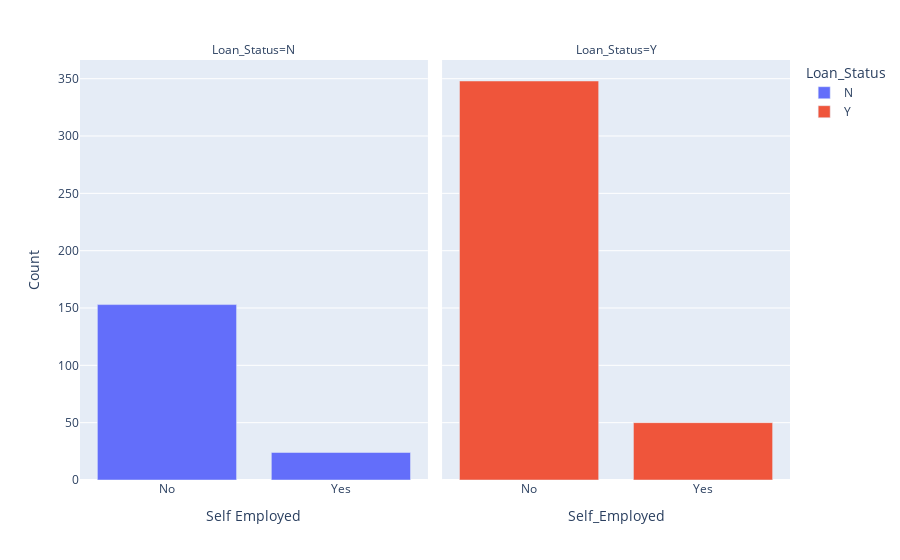

This figure's notebook cell:
### Code cell
fig = px.bar(
    data_frame=selfEmp_loan_df, 
    x='Self_Employed', 
    y='count', 
    facet_col='Loan_Status', 
    color=selfEmp_loan_df['Loan_Status']#.astype(str) 
)

fig.update_layout(xaxis_title='Self Employed', yaxis_title='Count')
fig.show()

### Figure 1 — Plotly figure (JSON) as saved in the notebook; plotly's stock layout.template omitted (floating-point values rounded to 4 significant figures)
{"data": [{"alignmentgroup": "True", "hovertemplate": "Loan_Status=N<br>Self_Employed=%{x}<br>count=%{y}<extra></extra>", "legendgroup": "N", "marker": {"color": "#636efa", "pattern": {"shape": ""}}, "name": "N", "offsetgroup": "N", "orientation": "v", "showlegend": true, "textposition": "auto", "type": "bar", "x": ["No", "Yes"], "xaxis": "x", "y": [153, 24], "yaxis": "y"}, {"alignmentgroup": "True", "hovertemplate": "Loan_Status=Y<br>Self_Employed=%{x}<br>count=%{y}<extra></extra>", "legendgroup": "Y", "marker": {"color": "#EF553B", "pattern": {"shape": ""}}, "name": "Y", "offsetgroup": "Y", "orientation": "v", "showlegend": true, "textposition": "auto", "type": "bar", "x": ["No", "Yes"], "xaxis": "x2", "y": [348, 50], "yaxis": "y2"}], "layout": {"annotations": [{"font": {}, "showarrow": false, "text": "Loan_Status=N", "x": 0.245, "xanchor": "center", "xref": "paper", "y": 1, "yanchor": "bottom", "yref": "paper"}, {"font": {}, "showarrow": false, "text": "Loan_Status=Y", "x": 0.755, "xanchor": "center", "xref": "paper", "y": 1, "yanchor": "bottom", "yref": "paper"}], "barmode": "relative", "legend": {"title": {"text": "Loan_Status"}, "tracegroupgap": 0}, "margin": {"t": 60}, "xaxis": {"anchor": "y", "domain": [0, 0.49], "title": {"text": "Self Employed"}}, "xaxis2": {"anchor": "y2", "domain": [0.51, 1], "matches": "x", "title": {"text": "Self_Employed"}}, "yaxis": {"anchor": "x", "domain": [0, 1], "title": {"text": "Count"}}, "yaxis2": {"anchor": "x2", "domain": [0, 1], "matches": "y", "showticklabels": false}}}
